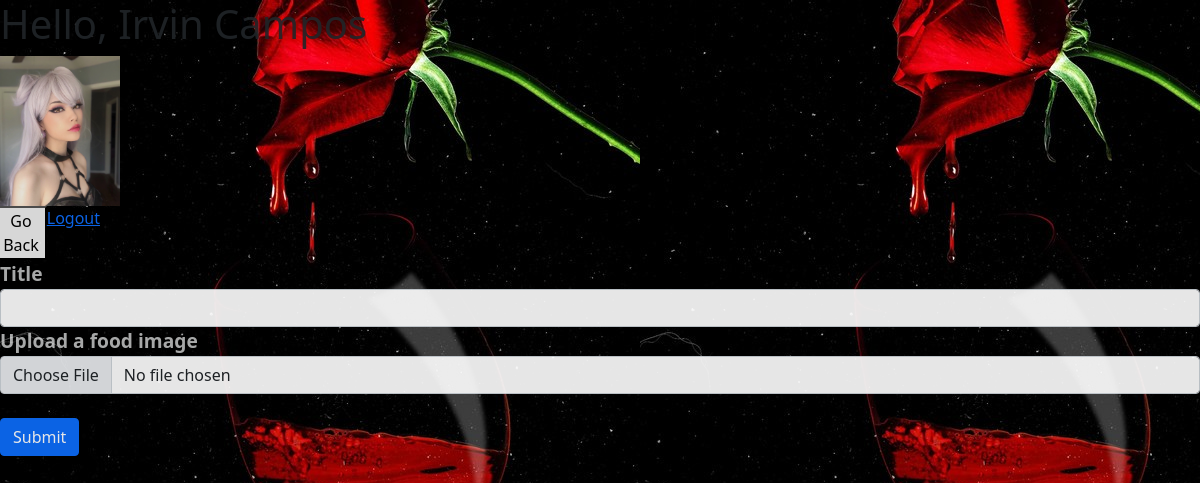
The app's page /account/2 (signed in), older data.
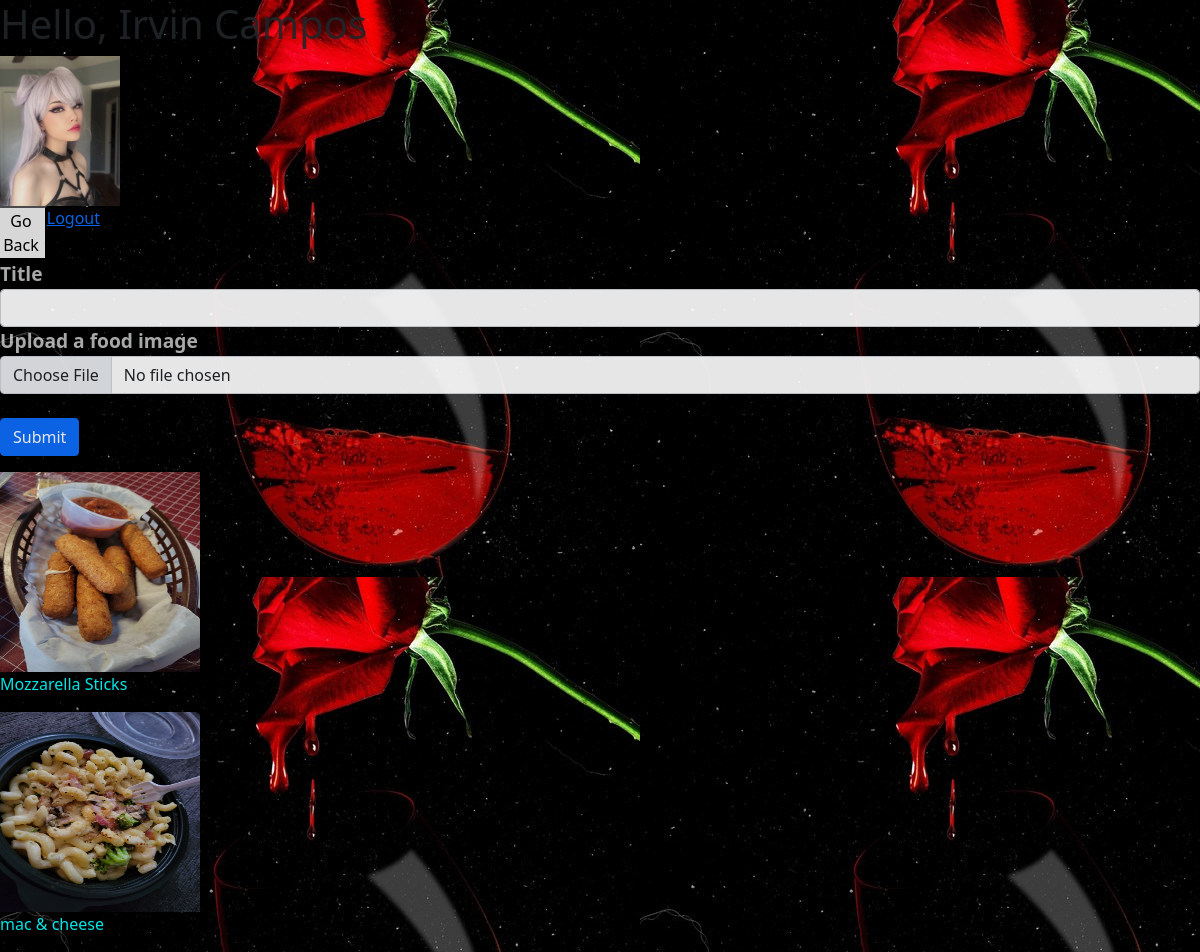
The same page, newer data.
### accounts/models.py (models this page shows)
class User(models.Model):
    first_name = models.CharField(max_length=255)
    last_name = models.CharField(max_length=255)
    email = models.CharField(max_length=45)
    password = models.CharField(max_length=255)
    pfp = models.ImageField(null=True, blank=True, upload_to="images/")
    created_at = models.DateTimeField(auto_now_add=True)
    updated_at = models.DateTimeField(auto_now=True)
    objects = UserManager()

class Food(models.Model):
    title = models.CharField(max_length=55)
    food_image = models.ImageField(null=True, blank=True, upload_to="images/")
    food_uploader = models.ForeignKey(User, related_name="users_food", on_delete = models.CASCADE)
    created_at = models.DateTimeField(auto_now_add=True)
    updated_at = models.DateTimeField(auto_now=True)
    objects = FoodManager()

### accounts/views.py (the view)
# urls.py: path('account/<int:user_id>', views.account, name='account'),
def account(request, user_id):
    if "log_user_id" not in request.session:
        return redirect('/')
    context = {
        'user': User.objects.get(id=request.session['log_user_id']),
        "account_user": User.objects.get(id=user_id),
        "food_objects": Food.objects.all(),
        "uploaded_food":User.objects.get(id=user_id).users_food.all(),
    }
    return render(request, 'account.html', context)

### accounts/templates/account.html (shortened to what this page needs)
<head>
</head>
{% extends 'background.html' %}
  {% block body %}
    <h1>Hello, {{user.first_name}} {{user.last_name}}</h1>
    <img src="{{user.pfp.url}}" height="150px">
    <div class="col-1 d-flex justify-content-end">
      <button onclick="history.back()">Go Back</button>
      <a href="{% url 'logout' %}">Logout</a></li>
  </div>
  <form method="POST" action="{% url 'add_food' %}" enctype="multipart/form-data">
    <div>
      <label for="title" class="text-light text-opacity-75" style="font-size: larger; font-weight: bolder;">Title</label>
      <input class="form-control" type="text" id="title" name="title">
  </div>
  <div>
    <label for="food_image" class="text-light text-opacity-75" style="font-size: larger; font-weight: bolder;">Upload a food image</label>
    <input class="form-control" type="file" id="profile_pic" name="food_image">
</div>
    <br>
    <input class="btn btn-primary" type="submit" value="Submit">
  </form>
  {% for food in uploaded_food %}
  <a href="/food/{{food.id}}"><img src="{{food.food_image.url}}" width="200px" height="200px"></a>
  <p style="color: aqua;">{{food.title}}</p>
  {% endfor %}
{% endblock %}

### accounts/templates/background.html (shortened to what this page needs)
<!DOCTYPE html>
<html lang="en">
<head>
  {% load static %}
  <link rel="stylesheet" href="{% static 'css/background.css' %}">
<link href="https://cdn.jsdelivr.net/npm/bootstrap@5.1.3/dist/css/bootstrap.min.css" rel="stylesheet">
</head>
<body>
  {% block body %}
  {% endblock %}
</body>
</html>

### accounts/static/css/background.css (style rules this page uses)
body { background-image: url("../images/wine.jpg"); background-attachment: fixed; min-height: 100%; min-width: 1024px; opacity: .90 }

Row changes from the older to the newer data that the page shows:
added Food: food_image (picture), title "Mozzarella Sticks"
added Food: food_image (picture), title "mac & cheese"
